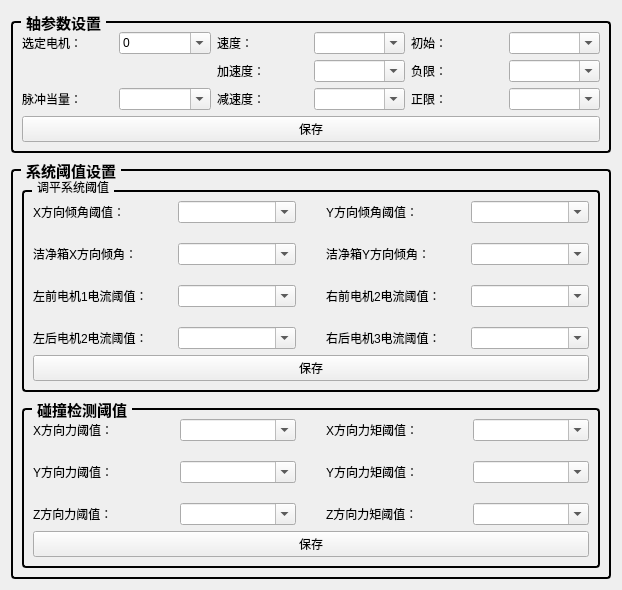
      <widget class="QWidget" name="tab_6">
       <attribute name="title">
        <string>参数设置</string>
       </attribute>
       <layout class="QGridLayout" name="gridLayout_46">
        <item row="1" column="0">
         <widget class="QGroupBox" name="groupBox_2">
          <property name="font">
           <font>
            <family>Microsoft YaHei</family>
            <pointsize>11</pointsize>
            <bold>true</bold>
           </font>
          </property>
          <property name="styleSheet">
           <string notr="true">QGroupBox {
    border: 2px solid #000000; /* 2px宽的黑色边框，可根据需要调整粗细和颜色 */
    border-radius: 4px; /* 可选：添加边框圆角 */
    margin-top: 10px; /* 为标题留出空间 */
}
QGroupBox::title {
    subcontrol-origin: margin;
    subcontrol-position: top left; /* 标题位置 */
    left: 10px; /* 标题左侧间距 */
    padding: 0 3px 0 3px; /* 标题文字周围留白 */
}</string>
          </property>
          <property name="title">
           <string>系统阈值设置</string>
          </property>
          <layout class="QGridLayout" name="gridLayout_3">
           <item row="0" column="0">
            <widget class="QGroupBox" name="groupBox_3">
             <property name="title">
              <string>调平系统阈值</string>
             </property>
             <layout class="QGridLayout" name="gridLayout_53">
              <item row="1" column="0">
               <widget class="QPushButton" name="btnLevelSave">
                <property name="text">
                 <string>保存</string>
                </property>
               </widget>
              </item>
              <item row="0" column="0">
               <layout class="QGridLayout" name="gridLayout_42">
                <property name="horizontalSpacing">
                 <number>30</number>
                </property>
                <property name="verticalSpacing">
                 <number>20</number>
                </property>
                <item row="0" column="2">
                 <widget class="QLabel" name="label_25">
                  <property name="sizePolicy">
                   <sizepolicy hsizetype="Maximum" vsizetype="Preferred">
                    <horstretch>0</horstretch>
                    <verstretch>0</verstretch>
                   </sizepolicy>
                  </property>
                  <property name="maximumSize">
                   <size>
                    <width>120</width>
                    <height>16777215</height>
                   </size>
                  </property>
                  <property name="text">
                   <string>Y方向倾角阈值：</string>
                  </property>
                 </widget>
                </item>
                <item row="3" column="3">
                 <widget class="QComboBox" name="cBoxCurrent3">
                  <property name="editable">
                   <bool>true</bool>
                  </property>
                  <property name="minimumContentsLength">
                   <number>0</number>
                  </property>
                 </widget>
                </item>
                <item row="3" column="0">
                 <widget class="QLabel" name="label_26">
                  <property name="sizePolicy">
                   <sizepolicy hsizetype="Maximum" vsizetype="Preferred">
                    <horstretch>0</horstretch>
                    <verstretch>0</verstretch>
                   </sizepolicy>
                  </property>
                  <property name="text">
                   <string>左后电机2电流阈值：</string>
                  </property>
                 </widget>
                </item>
                <item row="0" column="3">
                 <widget class="QComboBox" name="cBoxAngleY">
                  <property name="sizePolicy">
                   <sizepolicy hsizetype="Maximum" vsizetype="Fixed">
                    <horstretch>0</horstretch>
                    <verstretch>0</verstretch>
                   </sizepolicy>
                  </property>
                  <property name="maximumSize">
                   <size>
                    <width>250</width>
                    <height>16777215</height>
                   </size>
                  </property>
                  <property name="editable">
                   <bool>true</bool>
                  </property>
                  <property name="minimumContentsLength">
                   <number>0</number>
                  </property>
                 </widget>
                </item>
                <item row="2" column="1">
                 <widget class="QComboBox" name="cBoxCurrent0">
                  <property name="sizePolicy">
                   <sizepolicy hsizetype="Maximum" vsizetype="Fixed">
                    <horstretch>0</horstretch>
                    <verstretch>0</verstretch>
                   </sizepolicy>
                  </property>
                  <property name="maximumSize">
                   <size>
                    <width>250</width>
                    <height>16777215</height>
                   </size>
                  </property>
                  <property name="editable">
                   <bool>true</bool>
                  </property>
                  <property name="minimumContentsLength">
                   <number>0</number>
                  </property>
                 </widget>
                </item>
                <item row="3" column="2">
                 <widget class="QLabel" name="label_27">
                  <property name="sizePolicy">
                   <sizepolicy hsizetype="Maximum" vsizetype="Preferred">
                    <horstretch>0</horstretch>
                    <verstretch>0</verstretch>
                   </sizepolicy>
                  </property>
                  <property name="text">
                   <string>右后电机3电流阈值：</string>
                  </property>
                 </widget>
                </item>
                <item row="0" column="1">
                 <widget class="QComboBox" name="cBoxAngleX">
                  <property name="sizePolicy">
                   <sizepolicy hsizetype="Maximum" vsizetype="Fixed">
                    <horstretch>0</horstretch>
                    <verstretch>0</verstretch>
                   </sizepolicy>
                  </property>
                  <property name="maximumSize">
                   <size>
                    <width>250</width>
                    <height>16777215</height>
                   </size>
                  </property>
                  <property name="editable">
                   <bool>true</bool>
                  </property>
                  <property name="minimumContentsLength">
                   <number>0</number>
                  </property>
                 </widget>
                </item>
                <item row="2" column="0">
                 <widget class="QLabel" name="label_24">
                  <property name="sizePolicy">
                   <sizepolicy hsizetype="Maximum" vsizetype="Preferred">
                    <horstretch>0</horstretch>
                    <verstretch>0</verstretch>
                   </sizepolicy>
                  </property>
                  <property name="text">
                   <string>左前电机1电流阈值：</string>
                  </property>
                 </widget>
                </item>
                <item row="0" column="0">
                 <widget class="QLabel" name="label_29">
                  <property name="sizePolicy">
                   <sizepolicy hsizetype="Maximum" vsizetype="Preferred">
                    <horstretch>0</horstretch>
                    <verstretch>0</verstretch>
                   </sizepolicy>
                  </property>
                  <property name="maximumSize">
                   <size>
                    <width>120</width>
                    <height>16777215</height>
                   </size>
                  </property>
                  <property name="text">
                   <string>X方向倾角阈值：</string>
                  </property>
                 </widget>
                </item>
                <item row="2" column="3">
                 <widget class="QComboBox" name="cBoxCurrent1">
                  <property name="sizePolicy">
                   <sizepolicy hsizetype="Maximum" vsizetype="Fixed">
                    <horstretch>0</horstretch>
                    <verstretch>0</verstretch>
                   </sizepolicy>
                  </property>
                  <property name="maximumSize">
                   <size>
                    <width>250</width>
                    <height>16777215</height>
                   </size>
                  </property>
                  <property name="editable">
                   <bool>true</bool>
                  </property>
                  <property name="minimumContentsLength">
                   <number>0</number>
                  </property>
                 </widget>
                </item>
                <item row="2" column="2">
                 <widget class="QLabel" name="label_28">
                  <property name="sizePolicy">
                   <sizepolicy hsizetype="Maximum" vsizetype="Preferred">
                    <horstretch>0</horstretch>
                    <verstretch>0</verstretch>
                   </sizepolicy>
                  </property>
                  <property name="text">
                   <string>右前电机2电流阈值：</string>
                  </property>
                 </widget>
                </item>
                <item row="3" column="1">
                 <widget class="QComboBox" name="cBoxCurrent2">
                  <property name="editable">
                   <bool>true</bool>
                  </property>
                  <property name="minimumContentsLength">
                   <number>0</number>
                  </property>
                 </widget>
                </item>
                <item row="1" column="1">
                 <widget class="QComboBox" name="cBoxAngleX_2">
                  <property name="sizePolicy">
                   <sizepolicy hsizetype="Maximum" vsizetype="Fixed">
                    <horstretch>0</horstretch>
                    <verstretch>0</verstretch>
                   </sizepolicy>
                  </property>
                  <property name="maximumSize">
                   <size>
                    <width>250</width>
                    <height>16777215</height>
                   </size>
                  </property>
                  <property name="editable">
                   <bool>true</bool>
                  </property>
                  <property name="minimumContentsLength">
                   <number>0</number>
                  </property>
                 </widget>
                </item>
                <item row="1" column="3">
                 <widget class="QComboBox" name="cBoxAngleY_2">
                  <property name="sizePolicy">
                   <sizepolicy hsizetype="Maximum" vsizetype="Fixed">
                    <horstretch>0</horstretch>
                    <verstretch>0</verstretch>
                   </sizepolicy>
                  </property>
                  <property name="maximumSize">
                   <size>
                    <width>250</width>
                    <height>16777215</height>
                   </size>
                  </property>
                  <property name="editable">
                   <bool>true</bool>
                  </property>
                  <property name="minimumContentsLength">
                   <number>0</number>
                  </property>
                 </widget>
                </item>
                <item row="1" column="0">
                 <widget class="QLabel" name="label_64">
                  <property name="sizePolicy">
                   <sizepolicy hsizetype="Maximum" vsizetype="Preferred">
                    <horstretch>0</horstretch>
                    <verstretch>0</verstretch>
                   </sizepolicy>
                  </property>
                  <property name="maximumSize">
                   <size>
                    <width>120</width>
                    <height>16777215</height>
                   </size>
                  </property>
                  <property name="text">
                   <string>洁净箱X方向倾角：</string>
                  </property>
                 </widget>
                </item>
                <item row="1" column="2">
                 <widget class="QLabel" name="label_65">
                  <property name="sizePolicy">
                   <sizepolicy hsizetype="Maximum" vsizetype="Preferred">
                    <horstretch>0</horstretch>
                    <verstretch>0</verstretch>
                   </sizepolicy>
                  </property>
                  <property name="maximumSize">
                   <size>
                    <width>120</width>
                    <height>16777215</height>
                   </size>
                  </property>
                  <property name="text">
                   <string>洁净箱Y方向倾角：</string>
                  </property>
                 </widget>
                </item>
               </layout>
              </item>
             </layout>
            </widget>
           </item>
           <item row="2" column="0">
            <widget class="QGroupBox" name="groupBox_4">
             <property name="font">
              <font>
               <family>Microsoft YaHei</family>
               <pointsize>11</pointsize>
               <bold>true</bold>
              </font>
             </property>
             <property name="title">
              <string>碰撞检测阈值</string>
             </property>
             <layout class="QGridLayout" name="gridLayout_57">
              <item row="0" column="0">
               <layout class="QGridLayout" name="gridLayout_56">
                <property name="horizontalSpacing">
                 <number>30</number>
                </property>
                <property name="verticalSpacing">
                 <number>20</number>
                </property>
                <item row="0" column="3">
                 <widget class="QComboBox" name="cBoxTorqueX">
                  <property name="sizePolicy">
                   <sizepolicy hsizetype="Maximum" vsizetype="Fixed">
                    <horstretch>0</horstretch>
                    <verstretch>0</verstretch>
                   </sizepolicy>
                  </property>
                  <property name="maximumSize">
                   <size>
                    <width>250</width>
                    <height>16777215</height>
                   </size>
                  </property>
                  <property name="editable">
                   <bool>true</bool>
                  </property>
                  <property name="minimumContentsLength">
                   <number>0</number>
                  </property>
                 </widget>
                </item>
                <item row="1" column="0">
                 <widget class="QLabel" name="label_31">
                  <property name="sizePolicy">
                   <sizepolicy hsizetype="Maximum" vsizetype="Preferred">
                    <horstretch>0</horstretch>
                    <verstretch>0</verstretch>
                   </sizepolicy>
                  </property>
                  <property name="maximumSize">
                   <size>
                    <width>120</width>
                    <height>16777215</height>
                   </size>
                  </property>
                  <property name="text">
                   <string>Y方向力阈值：</string>
                  </property>
                 </widget>
                </item>
                <item row="0" column="1">
                 <widget class="QComboBox" name="cBoxForceX">
                  <property name="sizePolicy">
                   <sizepolicy hsizetype="Maximum" vsizetype="Fixed">
                    <horstretch>0</horstretch>
                    <verstretch>0</verstretch>
                   </sizepolicy>
                  </property>
                  <property name="maximumSize">
                   <size>
                    <width>250</width>
                    <height>16777215</height>
                   </size>
                  </property>
                  <property name="editable">
                   <bool>true</bool>
                  </property>
                  <property name="minimumContentsLength">
                   <number>0</number>
                  </property>
                 </widget>
                </item>
                <item row="2" column="0">
                 <widget class="QLabel" name="label_37">
                  <property name="sizePolicy">
                   <sizepolicy hsizetype="Maximum" vsizetype="Preferred">
                    <horstretch>0</horstretch>
                    <verstretch>0</verstretch>
                   </sizepolicy>
                  </property>
                  <property name="maximumSize">
                   <size>
                    <width>120</width>
                    <height>16777215</height>
                   </size>
                  </property>
                  <property name="text">
                   <string>Z方向力阈值：</string>
                  </property>
                 </widget>
                </item>
                <item row="1" column="2">
                 <widget class="QLabel" name="label_39">
                  <property name="sizePolicy">
                   <sizepolicy hsizetype="Maximum" vsizetype="Preferred">
                    <horstretch>0</horstretch>
                    <verstretch>0</verstretch>
                   </sizepolicy>
                  </property>
                  <property name="maximumSize">
                   <size>
                    <width>120</width>
                    <height>16777215</height>
                   </size>
                  </property>
                  <property name="text">
                   <string>Y方向力矩阈值：</string>
                  </property>
                 </widget>
                </item>
                <item row="1" column="1">
                 <widget class="QComboBox" name="cBoxForceY">
                  <property name="sizePolicy">
                   <sizepolicy hsizetype="Maximum" vsizetype="Fixed">
                    <horstretch>0</horstretch>
                    <verstretch>0</verstretch>
                   </sizepolicy>
                  </property>
                  <property name="maximumSize">
                   <size>
                    <width>250</width>
                    <height>16777215</height>
                   </size>
                  </property>
                  <property name="editable">
                   <bool>true</bool>
                  </property>
                  <property name="minimumContentsLength">
                   <number>0</number>
                  </property>
                 </widget>
                </item>
                <item row="0" column="0">
                 <widget class="QLabel" name="label_30">
                  <property name="sizePolicy">
                   <sizepolicy hsizetype="Maximum" vsizetype="Preferred">
                    <horstretch>0</horstretch>
                    <verstretch>0</verstretch>
                   </sizepolicy>
                  </property>
                  <property name="maximumSize">
                   <size>
                    <width>120</width>
                    <height>16777215</height>
                   </size>
                  </property>
                  <property name="text">
                   <string>X方向力阈值：</string>
                  </property>
                 </widget>
                </item>
                <item row="0" column="2">
                 <widget class="QLabel" name="label_40">
                  <property name="sizePolicy">
                   <sizepolicy hsizetype="Maximum" vsizetype="Preferred">
                    <horstretch>0</horstretch>
                    <verstretch>0</verstretch>
                   </sizepolicy>
                  </property>
                  <property name="maximumSize">
                   <size>
                    <width>120</width>
                    <height>16777215</height>
                   </size>
                  </property>
                  <property name="text">
                   <string>X方向力矩阈值：</string>
                  </property>
                 </widget>
                </item>
                <item row="1" column="3">
                 <widget class="QComboBox" name="cBoxTorqueY">
                  <property name="sizePolicy">
                   <sizepolicy hsizetype="Maximum" vsizetype="Fixed">
                    <horstretch>0</horstretch>
                    <verstretch>0</verstretch>
                   </sizepolicy>
                  </property>
                  <property name="maximumSize">
                   <size>
                    <width>250</width>
                    <height>16777215</height>
                   </size>
                  </property>
                  <property name="editable">
                   <bool>true</bool>
                  </property>
                  <property name="minimumContentsLength">
                   <number>0</number>
                  </property>
                 </widget>
                </item>
                <item row="2" column="1">
                 <widget class="QComboBox" name="cBoxForceZ">
                  <property name="sizePolicy">
                   <sizepolicy hsizetype="Maximum" vsizetype="Fixed">
                    <horstretch>0</horstretch>
                    <verstretch>0</verstretch>
                   </sizepolicy>
                  </property>
                  <property name="maximumSize">
                   <size>
                    <width>250</width>
                    <height>16777215</height>
                   </size>
                  </property>
                  <property name="editable">
                   <bool>true</bool>
                  </property>
                  <property name="minimumContentsLength">
                   <number>0</number>
                  </property>
                 </widget>
                </item>
                <item row="2" column="2">
                 <widget class="QLabel" name="label_38">
                  <property name="sizePolicy">
                   <sizepolicy hsizetype="Maximum" vsizetype="Preferred">
                    <horstretch>0</horstretch>
                    <verstretch>0</verstretch>
                   </sizepolicy>
                  </property>
                  <property name="maximumSize">
                   <size>
                    <width>120</width>
                    <height>16777215</height>
                   </size>
                  </property>
                  <property name="text">
                   <string>Z方向力矩阈值：</string>
                  </property>
                 </widget>
                </item>
                <item row="2" column="3">
                 <widget class="QComboBox" name="cBoxTorqueZ">
                  <property name="sizePolicy">
                   <sizepolicy hsizetype="Maximum" vsizetype="Fixed">
                    <horstretch>0</horstretch>
                    <verstretch>0</verstretch>
                   </sizepolicy>
                  </property>
                  <property name="maximumSize">
                   <size>
                    <width>250</width>
                    <height>16777215</height>
                   </size>
                  </property>
                  <property name="editable">
                   <bool>true</bool>
                  </property>
                  <property name="minimumContentsLength">
                   <number>0</number>
                  </property>
                 </widget>
                </item>
               </layout>
              </item>
              <item row="1" column="0">
               <widget class="QPushButton" name="btnSixForceSave">
                <property name="text">
                 <string>保存</string>
                </property>
               </widget>
              </item>
             </layout>
            </widget>
           </item>
          </layout>
         </widget>
        </item>
        <item row="0" column="0">
         <widget class="QGroupBox" name="groupBox_10">
          <property name="sizePolicy">
           <sizepolicy hsizetype="Preferred" vsizetype="Maximum">
            <horstretch>0</horstretch>
            <verstretch>2</verstretch>
           </sizepolicy>
          </property>
          <property name="minimumSize">
           <size>
            <width>600</width>
            <height>0</height>
           </size>
          </property>
          <property name="maximumSize">
           <size>
            <width>1500</width>
            <height>200</height>
           </size>
          </property>
          <property name="font">
           <font>
            <family>Microsoft YaHei</family>
            <pointsize>11</pointsize>
            <bold>true</bold>
           </font>
          </property>
          <property name="styleSheet">
           <string notr="true">QGroupBox {
    border: 2px solid #000000; /* 2px宽的黑色边框，可根据需要调整粗细和颜色 */
    border-radius: 4px; /* 可选：添加边框圆角 */
    margin-top: 10px; /* 为标题留出空间 */
}
QGroupBox::title {
    subcontrol-origin: margin;
    subcontrol-position: top left; /* 标题位置 */
    left: 10px; /* 标题左侧间距 */
    padding: 0 3px 0 3px; /* 标题文字周围留白 */
}</string>
          </property>
          <property name="title">
           <string>轴参数设置</string>
          </property>
          <layout class="QGridLayout" name="gridLayout_40">
           <item row="0" column="0">
            <layout class="QGridLayout" name="gridLayout_41">
             <item row="2" column="4">
              <widget class="QLabel" name="label_120">
               <property name="text">
                <string>正限：</string>
               </property>
              </widget>
             </item>
             <item row="2" column="3">
              <widget class="QComboBox" name="cBoxAxisDecel">
               <property name="editable">
                <bool>true</bool>
               </property>
               <property name="minimumContentsLength">
                <number>0</number>
               </property>
              </widget>
             </item>
             <item row="0" column="1">
              <widget class="QComboBox" name="cBoxAxisNum">
               <property name="editable">
                <bool>true</bool>
               </property>
               <property name="minimumContentsLength">
                <number>0</number>
               </property>
               <item>
                <property name="text">
                 <string>0</string>
                </property>
               </item>
               <item>
                <property name="text">
                 <string>1</string>
                </property>
               </item>
               <item>
                <property name="text">
                 <string>2</string>
                </property>
               </item>
               <item>
                <property name="text">
                 <string>3</string>
                </property>
               </item>
               <item>
                <property name="text">
                 <string>4</string>
                </property>
               </item>
               <item>
                <property name="text">
                 <string>5</string>
                </property>
               </item>
               <item>
                <property name="text">
                 <string>6</string>
                </property>
               </item>
               <item>
                <property name="text">
                 <string>7</string>
                </property>
               </item>
               <item>
                <property name="text">
                 <string>8</string>
                </property>
               </item>
               <item>
                <property name="text">
                 <string>9</string>
                </property>
               </item>
               <item>
                <property name="text">
                 <string>10</string>
                </property>
               </item>
               <item>
                <property name="text">
                 <string>11</string>
                </property>
               </item>
               <item>
                <property name="text">
                 <string>12</string>
                </property>
               </item>
              </widget>
             </item>
             <item row="1" column="3">
              <widget class="QComboBox" name="cBoxAxisAccel">
               <property name="editable">
                <bool>true</bool>
               </property>
               <property name="minimumContentsLength">
                <number>0</number>
               </property>
              </widget>
             </item>
             <item row="0" column="4">
              <widget class="QLabel" name="label_32">
               <property name="text">
                <string>初始：</string>
               </property>
              </widget>
             </item>
             <item row="1" column="4">
              <widget class="QLabel" name="label_14">
               <property name="text">
                <string>负限：</string>
               </property>
              </widget>
             </item>
             <item row="0" column="3">
              <widget class="QComboBox" name="cBoxAxisSpeed">
               <property name="editable">
                <bool>true</bool>
               </property>
               <property name="minimumContentsLength">
                <number>0</number>
               </property>
              </widget>
             </item>
             <item row="2" column="2">
              <widget class="QLabel" name="label_15">
               <property name="text">
                <string>减速度：</string>
               </property>
              </widget>
             </item>
             <item row="1" column="5">
              <widget class="QComboBox" name="cBoxAxisRSLimit">
               <property name="editable">
                <bool>true</bool>
               </property>
               <property name="minimumContentsLength">
                <number>0</number>
               </property>
              </widget>
             </item>
             <item row="0" column="0">
              <widget class="QLabel" name="label_21">
               <property name="text">
                <string>选定电机：</string>
               </property>
              </widget>
             </item>
             <item row="1" column="2">
              <widget class="QLabel" name="label_22">
               <property name="text">
                <string>加速度：</string>
               </property>
              </widget>
             </item>
             <item row="0" column="5">
              <widget class="QComboBox" name="cBoxAxisInit">
               <property name="editable">
                <bool>true</bool>
               </property>
               <property name="minimumContentsLength">
                <number>0</number>
               </property>
              </widget>
             </item>
             <item row="0" column="2">
              <widget class="QLabel" name="label_19">
               <property name="text">
                <string>速度：</string>
               </property>
              </widget>
             </item>
             <item row="2" column="0">
              <widget class="QLabel" name="label_23">
               <property name="text">
                <string>脉冲当量：</string>
               </property>
              </widget>
             </item>
             <item row="1" column="0">
              <widget class="QLabel" name="lbl_HeartBeatInfo_2">
               <property name="text">
                <string/>
               </property>
              </widget>
             </item>
             <item row="2" column="5">
              <widget class="QComboBox" name="cBoxAxisFSLimit">
               <property name="editable">
                <bool>true</bool>
               </property>
               <property name="minimumContentsLength">
                <number>0</number>
               </property>
              </widget>
             </item>
             <item row="2" column="1">
              <widget class="QComboBox" name="cBoxAxisUnits">
               <property name="editable">
                <bool>true</bool>
               </property>
               <property name="minimumContentsLength">
                <number>0</number>
               </property>
              </widget>
             </item>
            </layout>
           </item>
           <item row="1" column="0">
            <widget class="QPushButton" name="btnAxisSave">
             <property name="text">
              <string>保存</string>
             </property>
            </widget>
           </item>
          </layout>
         </widget>
        </item>
       </layout>
      </widget>
